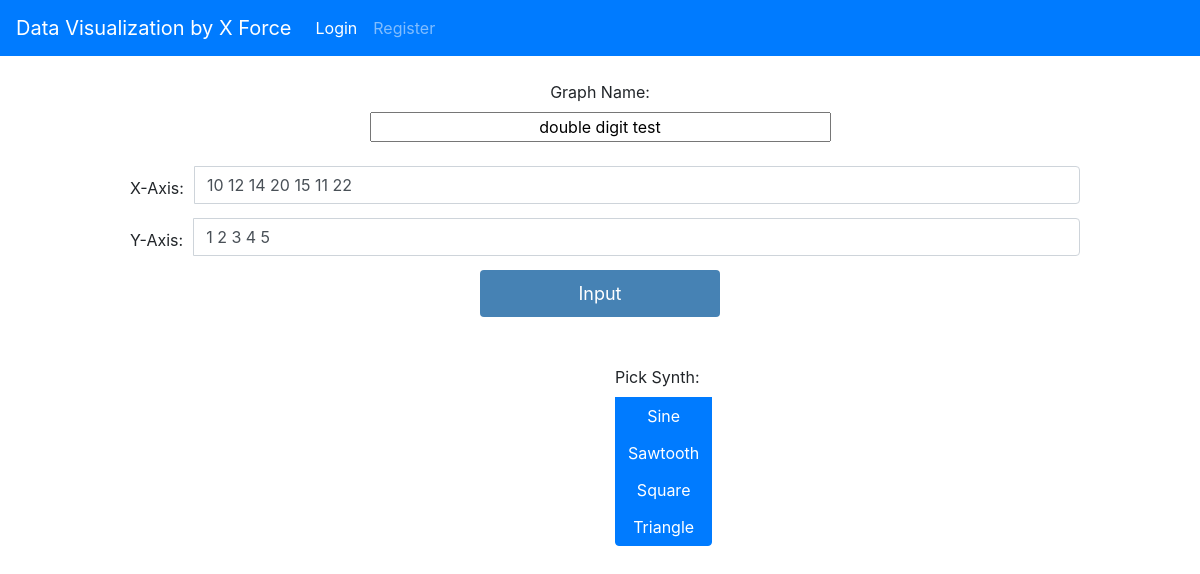
/graph/data/2/, run on the app's committed database.
### graph/models.py (models this page shows, shortened)
class dataO(models.Model):
    title = models.CharField(max_length = 100)
    xaxis = models.TextField()
    yaxis = models.TextField(default = "")
    author = models.ForeignKey(User, on_delete=models.CASCADE)

### graph/views.py (the view)
# urls.py: path('data/<int:pk>/', DataDetailView.as_view(), name= 'graph-detail'),
class DataDetailView(DetailView):
    model = dataO

### graph/templates/graph/dataO_detail.html (shortened to what this page needs)
{% extends "graph/base.html" %}
{% load static %}
{% block content %}
<link rel="stylesheet" href="{% static 'graph/d3/default.css' %}">
<link rel="stylesheet" href="{% static 'graph/css/detail.css' %}">
<body>
	<br>
	<div class="button-holder">
			<label>Graph Name: </label>
			<br>
	    <input size="40" type="text" id="name" value = "{{object.title}}"><br><br>
	</div>
	<div class="input-group">
		<label style="padding: 10px;">X-Axis: </label>
		<input id="inputArrayX" type="text" class="form-control" name="x" placeholder="X-Axis" value="{{object.xaxis}}">
	</div>
	<div class="input-group">
		<label style="padding: 10px;">Y-Axis:</label>
		<input id="inputArrayY" class="form-control" name="y" placeholder="Y-Axis" value="{{object.yaxis}}">
	</div>
	<div class="lineButtons">
			<button name="inputButton" class="arrow-button" type="button" value="Input" onclick="parse();" id="submit">
					<span>Input</span>
			</button>
  </div>
	<br>
	<br>
	<div class="row">
		<div class="col-6">
				<svg></svg>
		</div>
		<div class="col-2">
				<div class="btn-group-vertical">
						<label>Pick Synth:</label>
      			<button type="button" onclick="setSine()" class="btn btn-primary">Sine</button>
      			<button type="button" onclick="setSaw()" class="btn btn-primary">Sawtooth</button>
      			<button type="button" onclick="setSquare()" class="btn btn-primary">Square</button>
      			<button type="button" onclick="setTriangle()" class="btn btn-primary">Triangle</button>
  			</div>
		</div>
		<div class="col-2">
		</div>
	</div>
</body>
{% endblock content %}

### graph/static/graph/css/detail.css (style rules this page uses)
.arrow-button { display: inline-block; border-radius: 4px; background-color: steelblue; border: none; color: #FFFFFF; text-align: center; font-size: 18px; padding: 10px; transition: all 0.5s; cursor: pointer; width: 20%; margin-left: 40%; margin-right: 40%; }
.arrow-button span { cursor: pointer; display: inline-block; position: relative; transition: 0.5s; }
.arrow-button span:after { content: '\00bb'; position: absolute; opacity: 0; top: 0; right: -20px; transition: 0.5s; }
.button-holder { display: block; text-align: center; position: center; }
.button-holder input { text-align: center; }
.input-group { width: 80%; left: 10%; }

### data on the page
dataO: title "double digit test", x "10 12 14 20 15 11 22", y "1 2 3 4 5"
